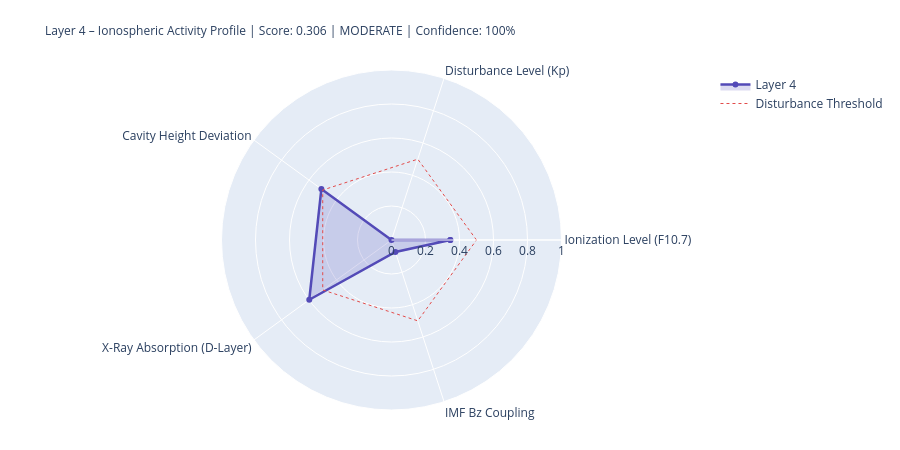

The cell this chart's notebook holds for it:
### Markdown cell above
---
## 4. State Assessment & Handoff to Layer 5

### Code cell
# ============================================================
# LAYER-4-SCORE
# ============================================================

COMPONENTS = {
    'Ionization Level (F10.7)':    {'score': ioniz,       'source': 'primary' if f107_now else 'from_layer0', 'dynamic': True},
    'Disturbance Level (Kp)':          {'score': disturb,     'source': 'primary' if kp_now   else 'from_layer0', 'dynamic': True},
    'Cavity Height Deviation':    {'score': h_dev,       'source': 'derived',                                'dynamic': True},
    'X-Ray Absorption (D-Layer)':{'score': xray_ioniz,  'source': 'primary' if xray_now else 'missing',     'dynamic': True},
    'IMF Bz Coupling':             {'score': bz_coupling, 'source': 'primary' if bz_now   else 'from_layer0', 'dynamic': True},
}

available    = {k: v['score'] for k, v in COMPONENTS.items() if v['score'] is not None}
unavailable  = [k for k, v in COMPONENTS.items() if v['score'] is None]
layer4_score = round(sum(available.values()) / len(available), 4) if available else None
confidence   = round(len(available) / len(COMPONENTS), 2)
level = ('unknown' if layer4_score is None
         else 'quiet'   if layer4_score < 0.3
         else 'moderate' if layer4_score < 0.6
         else 'active')
dominant_l4 = max(available, key=available.get) if available else 'none'

# Resonance delta for Schumann SR-1
sr1_ref = schumann_freq(1, 80.0)
sr1_now = schumann_freq(1, h_eff)
sr1_delta_mhz = (sr1_now - sr1_ref) * 1000

# Propagation conditions
prop_cond = ('disturbed'   if kp_val > 4
             else 'unsettled' if kp_val > 2
             else 'normal')
if xray_class in ['X', 'M']:
    prop_cond = 'Radio-Blackout moeglich'

W = 68
print('=' * W)
print('LAYER 4 – IONOSPHERE – STATE ASSESSMENT')
print('=' * W)
for name, comp in COMPONENTS.items():
    s = comp['score']
    if s is not None:
        bar = '█' * int(s * 20) + '░' * (20 - int(s * 20))
        print(f'  {name:<36} {bar}  {s:.3f}  [{comp["source"]}]')
    else:
        print(f'  {name:<36} {"─" * 20}  n/a   [missing]')
print('-' * W)
print(f'  Score:          {layer4_score:.3f}  ({len(available)}/{len(COMPONENTS)} components)')
print(f'  Confidence:     {confidence:.0%}')
print(f'  Level:          {level.upper()}')
print(f'  Dominant:       {dominant_l4}')
print(f'  Cavity height:  {h_eff:.1f} km  (Ref: 80.0 km)')
print(f'  SR-1:           {sr1_now:.3f} Hz  (Δ {sr1_delta_mhz:+.1f} mHz vs. ref)')
print(f'  Propagation:    {prop_cond}')
print(f'  X-Ray:          {xray_class}-class  ({xray_now:.2e} W/m²)' if xray_now else '  X-Ray:          n/a')
print('=' * W)

# Radar
cats   = list(available.keys())
vals_r = list(available.values())
if len(cats) >= 3:
    fig = go.Figure()
    fig.add_trace(go.Scatterpolar(
        r=vals_r + [vals_r[0]], theta=cats + [cats[0]],
        fill='toself', fillcolor='rgba(83,74,183,0.20)',
        line=dict(color='#534AB7', width=2.5), name='Layer 4'
    ))
    fig.add_trace(go.Scatterpolar(
        r=[0.5] * (len(cats)+1), theta=cats + [cats[0]],
        line=dict(color='#E24B4A', dash='dot', width=1),
        mode='lines', name='Disturbance Threshold'
    ))
    fig.update_layout(
        title=dict(
            text=f'Layer 4 – Ionospheric Activity Profile | Score: {layer4_score:.3f} | {level.upper()} | Confidence: {confidence:.0%}',
            font=dict(size=12)
        ),
        polar=dict(radialaxis=dict(visible=True, range=[0, 1])),
        height=450, showlegend=True,
        margin=dict(l=80, r=80, t=70, b=40)
    )
    fig.show()

### Figure 1 — Plotly figure (JSON) as saved in the notebook; plotly's stock layout.template omitted (floating-point values rounded to 4 significant figures)
{"data": [{"fill": "toself", "fillcolor": "rgba(83,74,183,0.20)", "line": {"color": "#534AB7", "width": 2.5}, "name": "Layer 4", "r": [0.346, 0.0, 0.51, 0.598, 0.074, 0.346], "theta": ["Ionization Level (F10.7)", "Disturbance Level (Kp)", "Cavity Height Deviation", "X-Ray Absorption (D-Layer)", "IMF Bz Coupling", "Ionization Level (F10.7)"], "type": "scatterpolar"}, {"line": {"color": "#E24B4A", "dash": "dot", "width": 1}, "mode": "lines", "name": "Disturbance Threshold", "r": [0.5, 0.5, 0.5, 0.5, 0.5, 0.5], "theta": ["Ionization Level (F10.7)", "Disturbance Level (Kp)", "Cavity Height Deviation", "X-Ray Absorption (D-Layer)", "IMF Bz Coupling", "Ionization Level (F10.7)"], "type": "scatterpolar"}], "layout": {"height": 450, "margin": {"b": 40, "l": 80, "r": 80, "t": 70}, "polar": {"radialaxis": {"range": [0, 1], "visible": true}}, "showlegend": true, "title": {"font": {"size": 12}, "text": "Layer 4 – Ionospheric Activity Profile | Score: 0.306 | MODERATE | Confidence: 100%"}}}
